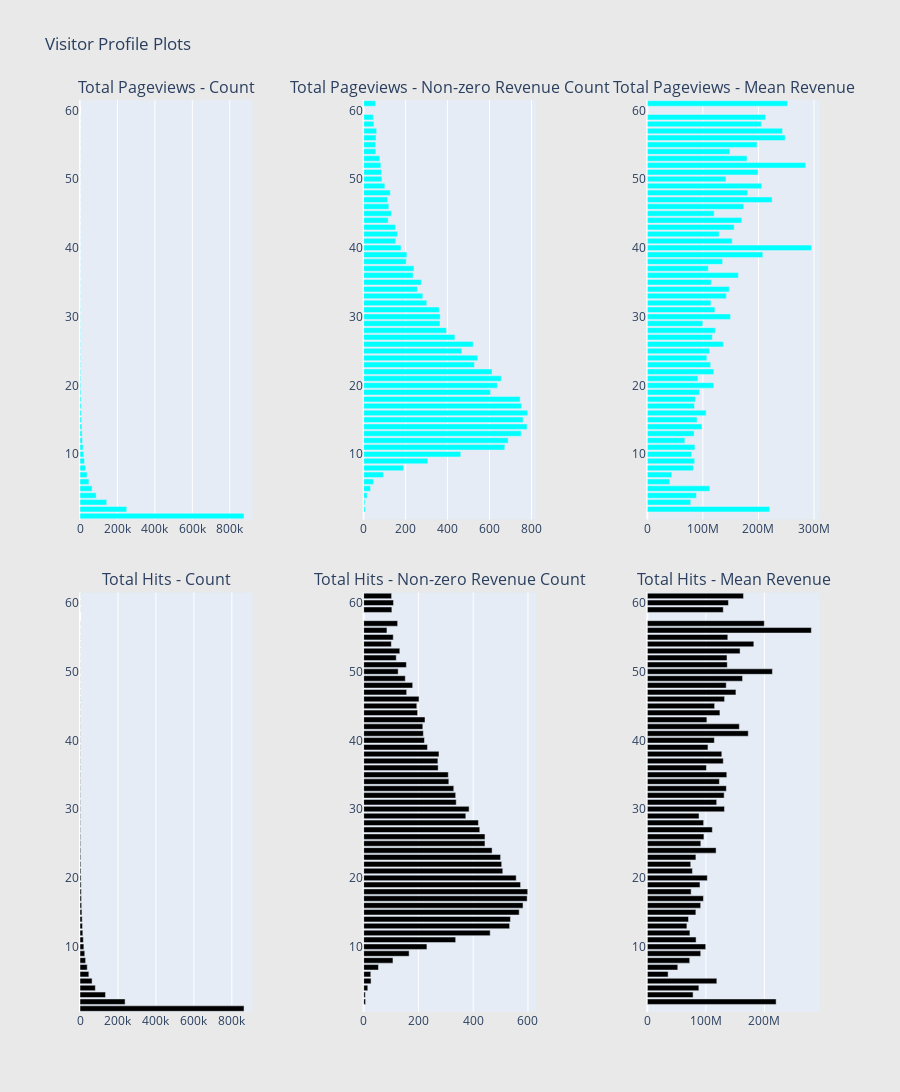

The cell this chart's notebook holds for it:
### Markdown cell above
Inferences:
* In the traffic source plot, though Youtube has high number of general counts in the dataset, the number of non-zero revenue counts for Youtube is very small. 

* On the traffic source medium, "referral" has less non-zero revenue count compared to "organic" medium.

**Visitor Profile:**

Now let's have a look at the visitor profile variables like number of pageviews by the visitor and number of hits by the visitor.

### Code cell
# Page views
cnt_srs = train_df.groupby('pageviews')['transactionRevenue'].agg(['size', 'count', 'mean'])
cnt_srs.columns = ["count", "count of non-zero revenue", "mean"]
cnt_srs = cnt_srs.sort_values(by="count", ascending=False)
trace1 = horizontal_bar_chart(cnt_srs["count"].head(60), 'cyan')
trace2 = horizontal_bar_chart(cnt_srs["count of non-zero revenue"].head(60), 'cyan')
trace5 = horizontal_bar_chart(cnt_srs["mean"].head(60), 'cyan')

# Hits
cnt_srs = train_df.groupby('hits')['transactionRevenue'].agg(['size', 'count', 'mean'])
cnt_srs.columns = ["count", "count of non-zero revenue", 'mean']
cnt_srs = cnt_srs.sort_values(by="count", ascending=False)
trace3 = horizontal_bar_chart(cnt_srs["count"].head(60), 'black')
trace4 = horizontal_bar_chart(cnt_srs["count of non-zero revenue"].head(60), 'black')
trace6 = horizontal_bar_chart(cnt_srs["mean"].head(60), 'black')

# Creating two subplots
fig = tools.make_subplots(rows=2, cols=3, vertical_spacing=0.08, horizontal_spacing=0.15, 
                          subplot_titles=["Total Pageviews - Count", "Total Pageviews - Non-zero Revenue Count", "Total Pageviews - Mean Revenue",
                                          "Total Hits - Count",  "Total Hits - Non-zero Revenue Count", "Total Hits - Mean Revenue"])

fig.append_trace(trace1, 1, 1)
fig.append_trace(trace2, 1, 2)
fig.append_trace(trace5, 1, 3)
fig.append_trace(trace3, 2, 1)
fig.append_trace(trace4, 2, 2)
fig.append_trace(trace6, 2, 3)

fig['layout'].update(height=1200, width=900, paper_bgcolor='rgb(233,233,233)', title="Visitor Profile Plots")
py.iplot(fig, filename='visitor-profile-plots')

### Figure 1 — Plotly figure (JSON) as saved in the notebook; plotly's stock layout.template omitted (floating-point values rounded to 4 significant figures)
{"data": [{"marker": {"color": "cyan"}, "orientation": "h", "showlegend": false, "type": "bar", "x": [135, 136, 145, 163, 175, 179, 200, 209, 243, 257, 259, 302, 322, 349, 373, 378, 384, 442, 494, 515, 605, 628, 647, 725, 798, 892, 940, 1050, 1152, 1341, 1435, 1484, 1832, 1903, 2239, 2385, 2680, 2964, 3447, 3855, 4209, 4798, 5611, 6399, 7273, 8512, 9946, 11543, 13414, 16510, 19228, 24153, 29586, 37751, 47721, 64712, 86666, 142896, 249794, 876328], "xaxis": "x", "y": [59, 61, 58, 57, 56, 55, 54, 53, 50, 52, 51, 49, 48, 47, 46, 44, 45, 43, 42, 41, 40, 39, 38, 37, 36, 35, 34, 33, 32, 31, 30, 29, 28, 27, 26, 25, 24, 23, 22, 21, 20, 19, 18, 17, 16, 15, 14, 13, 12, 11, 10, 9, 8, 7, 6, 5, 4, 3, 2, 1], "yaxis": "y"}, {"marker": {"color": "cyan"}, "orientation": "h", "showlegend": false, "type": "bar", "x": [46, 57, 49, 62, 59, 57, 58, 77, 87, 82, 85, 101, 127, 114, 120, 117, 132, 151, 161, 153, 178, 206, 203, 240, 236, 275, 256, 282, 301, 360, 365, 364, 395, 435, 522, 468, 544, 528, 612, 656, 637, 605, 746, 752, 782, 760, 779, 751, 689, 673, 463, 306, 190, 94, 47, 33, 16, 6, 7, 0], "xaxis": "x2", "y": [59, 61, 58, 57, 56, 55, 54, 53, 50, 52, 51, 49, 48, 47, 46, 44, 45, 43, 42, 41, 40, 39, 38, 37, 36, 35, 34, 33, 32, 31, 30, 29, 28, 27, 26, 25, 24, 23, 22, 21, 20, 19, 18, 17, 16, 15, 14, 13, 12, 11, 10, 9, 8, 7, 6, 5, 4, 3, 2, 1], "yaxis": "y2"}, {"marker": {"color": "cyan"}, "orientation": "h", "showlegend": false, "type": "bar", "x": [212600000.0, 252300000.0, 205100000.0, 243300000.0, 248000000.0, 197400000.0, 148600000.0, 179400000.0, 141500000.0, 285000000.0, 199300000.0, 205700000.0, 180500000.0, 224600000.0, 173523500, 169900000.0, 120300000.0, 156300000.0, 129200000.0, 152800000.0, 295200000.0, 207800000.0, 135500000.0, 109800000.0, 163800000.0, 115000000.0, 147400000.0, 142200000.0, 114500000.0, 121634250, 149800000.0, 99880000.0, 122300000.0, 117000000.0, 136600000.0, 111800000.0, 107100000.0, 114000000.0, 119600000.0, 91100000.0, 119500000.0, 93770000.0, 86470000.0, 84870000.0, 105800000.0, 89500000.0, 98270000.0, 84150000.0, 67580000.0, 85680000.0, 79510000.0, 85300000.0, 82690000.0, 43910000.0, 40520000.0, 112400000.0, 88416875, 78180000.0, 220100000.0, null], "xaxis": "x3", "y": [59, 61, 58, 57, 56, 55, 54, 53, 50, 52, 51, 49, 48, 47, 46, 44, 45, 43, 42, 41, 40, 39, 38, 37, 36, 35, 34, 33, 32, 31, 30, 29, 28, 27, 26, 25, 24, 23, 22, 21, 20, 19, 18, 17, 16, 15, 14, 13, 12, 11, 10, 9, 8, 7, 6, 5, 4, 3, 2, 1], "yaxis": "y3"}, {"marker": {"color": "black"}, "orientation": "h", "showlegend": false, "type": "bar", "x": [321, 322, 337, 352, 358, 404, 406, 445, 451, 527, 535, 566, 598, 618, 685, 728, 747, 831, 900, 933, 1014, 1159, 1228, 1277, 1337, 1455, 1535, 1659, 1881, 1964, 2257, 2317, 2549, 2698, 3100, 3400, 3746, 4056, 4543, 4938, 5643, 6149, 6924, 7682, 8818, 10017, 11361, 13033, 14877, 17506, 20306, 24999, 29717, 38137, 46598, 63687, 80875, 134435, 237499, 864064], "xaxis": "x4", "y": [61, 59, 60, 56, 57, 55, 54, 52, 53, 50, 51, 49, 48, 47, 46, 45, 44, 43, 42, 41, 40, 39, 38, 37, 36, 35, 34, 33, 32, 31, 30, 29, 28, 27, 26, 25, 24, 23, 22, 21, 20, 19, 18, 17, 16, 15, 14, 13, 12, 11, 10, 9, 8, 7, 6, 5, 4, 3, 2, 1], "yaxis": "y4"}, {"marker": {"color": "black"}, "orientation": "h", "showlegend": false, "type": "bar", "x": [102, 103, 109, 85, 124, 108, 101, 119, 132, 126, 156, 152, 179, 157, 202, 194, 197, 224, 216, 218, 222, 233, 275, 271, 272, 309, 311, 329, 336, 338, 385, 373, 419, 424, 443, 443, 469, 500, 504, 508, 557, 573, 599, 597, 582, 568, 536, 533, 462, 336, 231, 166, 107, 54, 26, 27, 15, 6, 7, 0], "xaxis": "x5", "y": [61, 59, 60, 56, 57, 55, 54, 52, 53, 50, 51, 49, 48, 47, 46, 45, 44, 43, 42, 41, 40, 39, 38, 37, 36, 35, 34, 33, 32, 31, 30, 29, 28, 27, 26, 25, 24, 23, 22, 21, 20, 19, 18, 17, 16, 15, 14, 13, 12, 11, 10, 9, 8, 7, 6, 5, 4, 3, 2, 1], "yaxis": "y5"}, {"marker": {"color": "black"}, "orientation": "h", "showlegend": false, "type": "bar", "x": [164300000.0, 129800000.0, 138600000.0, 280300000.0, 199900000.0, 137500000.0, 182000000.0, 136200000.0, 158500000.0, 213800000.0, 136600000.0, 162700000.0, 134800000.0, 151400000.0, 132000000.0, 115000000.0, 124100000.0, 101800000.0, 157200000.0, 172500000.0, 114500000.0, 103600000.0, 127300000.0, 129800000.0, 101000000.0, 135800000.0, 123100000.0, 135000000.0, 131300000.0, 118500000.0, 131900000.0, 88350000.0, 96220000.0, 111100000.0, 96750000.0, 91380000.0, 117500000.0, 82990500, 74160000.0, 77050000.0, 102500000.0, 89970000.0, 74850000.0, 95880000.0, 91130000.0, 82930000.0, 70380000.0, 67600000.0, 72770000.0, 83330000.0, 99740000.0, 91230000.0, 72420000.0, 52010000.0, 35520000.0, 118800000.0, 88070000.0, 78180000.0, 220100000.0, null], "xaxis": "x6", "y": [61, 59, 60, 56, 57, 55, 54, 52, 53, 50, 51, 49, 48, 47, 46, 45, 44, 43, 42, 41, 40, 39, 38, 37, 36, 35, 34, 33, 32, 31, 30, 29, 28, 27, 26, 25, 24, 23, 22, 21, 20, 19, 18, 17, 16, 15, 14, 13, 12, 11, 10, 9, 8, 7, 6, 5, 4, 3, 2, 1], "yaxis": "y6"}], "layout": {"annotations": [{"font": {"size": 16}, "showarrow": false, "text": "Total Pageviews - Count", "x": 0.1167, "xanchor": "center", "xref": "paper", "y": 1, "yanchor": "bottom", "yref": "paper"}, {"font": {"size": 16}, "showarrow": false, "text": "Total Pageviews - Non-zero Revenue Count", "x": 0.5, "xanchor": "center", "xref": "paper", "y": 1, "yanchor": "bottom", "yref": "paper"}, {"font": {"size": 16}, "showarrow": false, "text": "Total Pageviews - Mean Revenue", "x": 0.8833, "xanchor": "center", "xref": "paper", "y": 1, "yanchor": "bottom", "yref": "paper"}, {"font": {"size": 16}, "showarrow": false, "text": "Total Hits - Count", "x": 0.1167, "xanchor": "center", "xref": "paper", "y": 0.46, "yanchor": "bottom", "yref": "paper"}, {"font": {"size": 16}, "showarrow": false, "text": "Total Hits - Non-zero Revenue Count", "x": 0.5, "xanchor": "center", "xref": "paper", "y": 0.46, "yanchor": "bottom", "yref": "paper"}, {"font": {"size": 16}, "showarrow": false, "text": "Total Hits - Mean Revenue", "x": 0.8833, "xanchor": "center", "xref": "paper", "y": 0.46, "yanchor": "bottom", "yref": "paper"}], "height": 1200, "paper_bgcolor": "rgb(233,233,233)", "title": {"text": "Visitor Profile Plots"}, "width": 900, "xaxis": {"anchor": "y", "domain": [0, 0.2333]}, "xaxis2": {"anchor": "y2", "domain": [0.3833, 0.6167]}, "xaxis3": {"anchor": "y3", "domain": [0.7667, 1.0]}, "xaxis4": {"anchor": "y4", "domain": [0, 0.2333]}, "xaxis5": {"anchor": "y5", "domain": [0.3833, 0.6167]}, "xaxis6": {"anchor": "y6", "domain": [0.7667, 1.0]}, "yaxis": {"anchor": "x", "domain": [0.54, 1]}, "yaxis2": {"anchor": "x2", "domain": [0.54, 1]}, "yaxis3": {"anchor": "x3", "domain": [0.54, 1]}, "yaxis4": {"anchor": "x4", "domain": [0, 0.46]}, "yaxis5": {"anchor": "x5", "domain": [0, 0.46]}, "yaxis6": {"anchor": "x6", "domain": [0, 0.46]}}}
